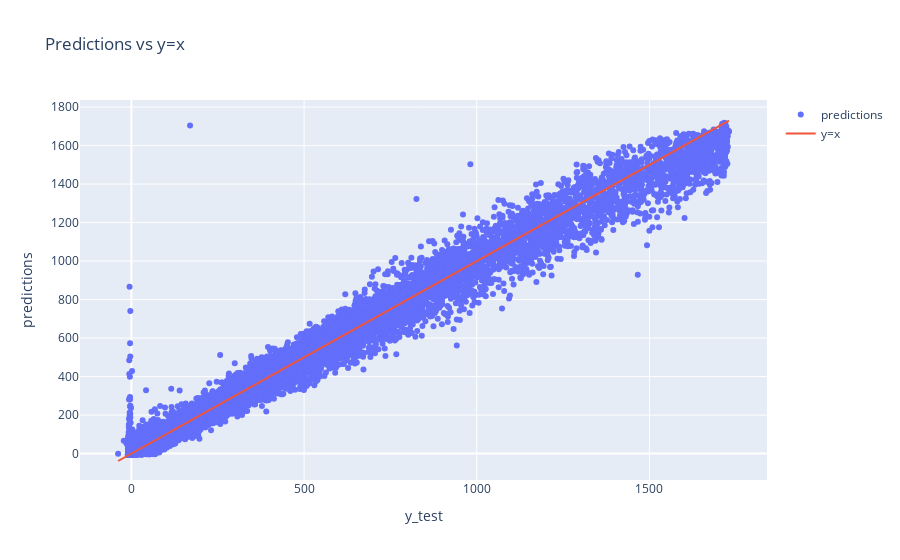

Here is the notebook cell this chart was saved with:
### Code cell
import plotly.graph_objects as go
predicitons = model.predict(x_test)
fig = go.Figure()
fig.add_trace(go.Scatter(x=y_test, y=predicitons[:,0], mode='markers', name='predictions'))
fig.add_trace(go.Scatter(x=y_test, y=y_test, mode='lines', name='y=x'))
fig.update_layout(title='Predictions vs y=x', xaxis_title='y_test', yaxis_title='predictions')
fig.show()

### Figure 1 — Plotly figure (JSON) as saved in the notebook; plotly's stock layout.template omitted (floating-point values rounded to 4 significant figures; data arrays with more than 128 entries replaced by an {"elided": "..."} marker saying what was removed)
{"data": [{"mode": "markers", "name": "predictions", "type": "scatter", "x": {"elided": "11823 float values"}, "y": {"elided": "11823 float values"}}, {"mode": "lines", "name": "y=x", "type": "scatter", "x": {"elided": "11823 float values"}, "y": {"elided": "11823 float values"}}], "layout": {"title": {"text": "Predictions vs y=x"}, "xaxis": {"title": {"text": "y_test"}}, "yaxis": {"title": {"text": "predictions"}}}}
